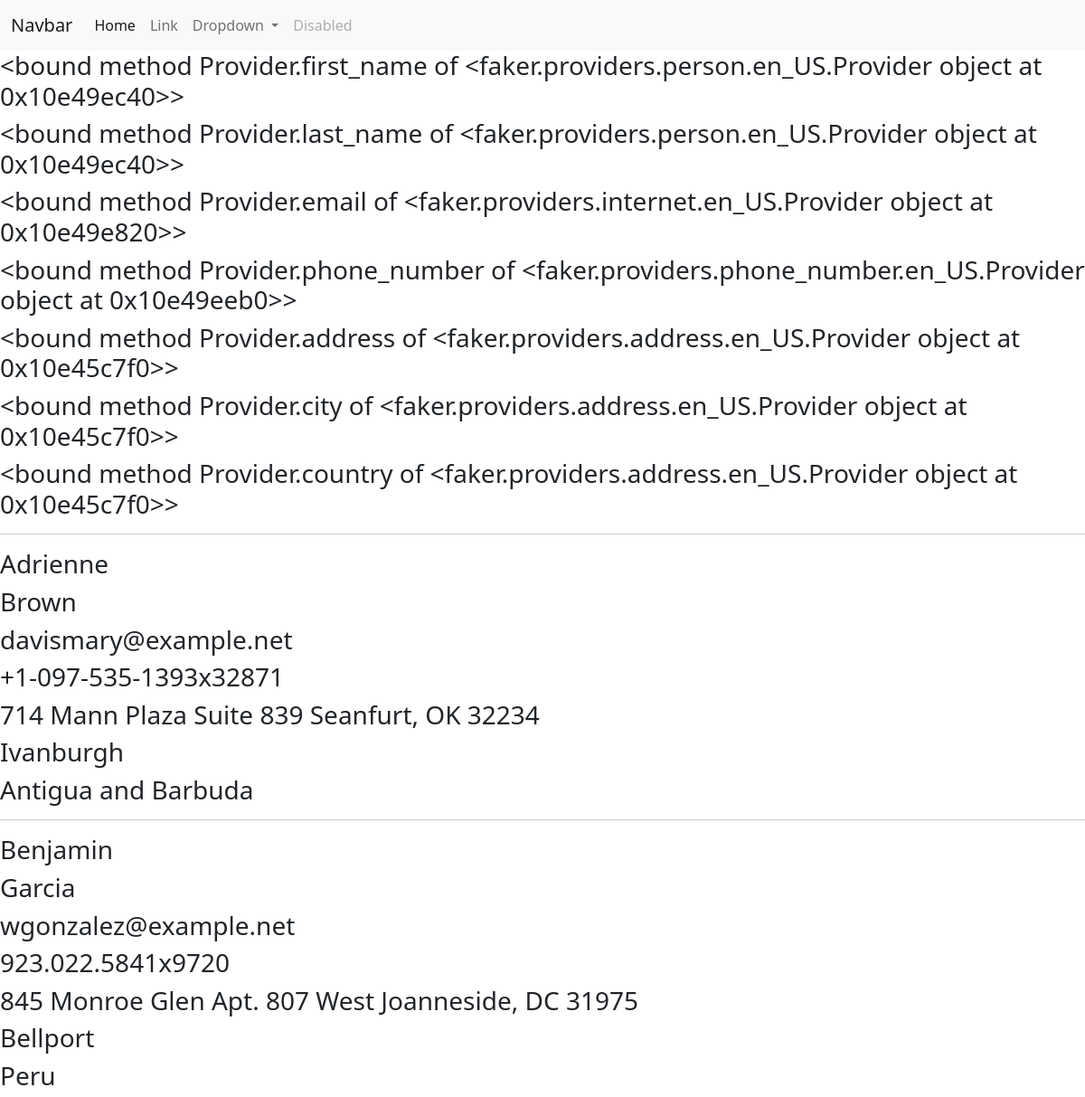
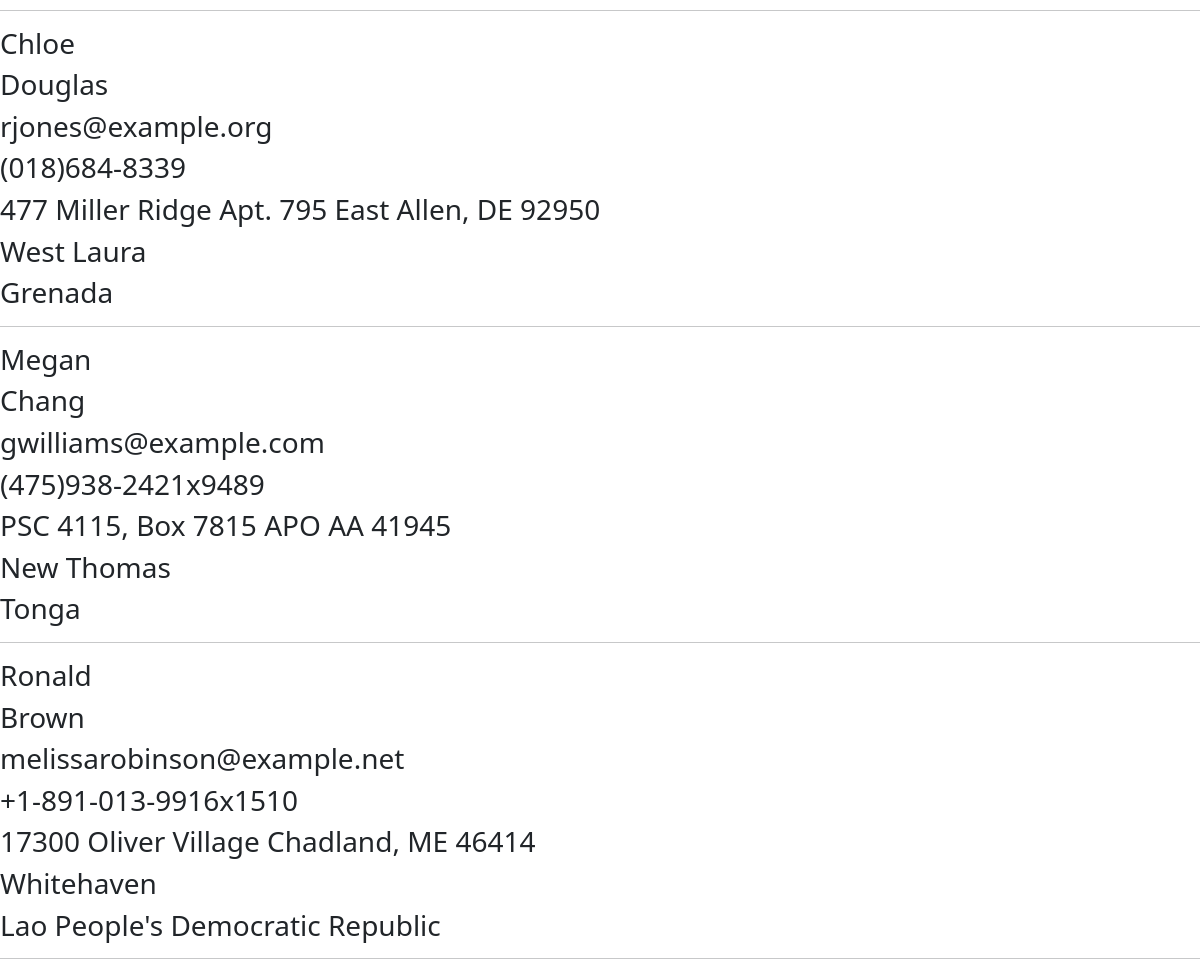
Screenshot of /rent/customer/ with the database file from the repository (2 pictures, top to bottom).
### rent/models.py (models this page shows)
class Customer (models.Model):
    first_name = models.CharField (max_length =200 )
    last_name = models.CharField (max_length =200 )
    email = models.EmailField (max_length =200 )
    phone_number = models.CharField (max_length =200 )
    address = models.CharField (max_length =200 )
    city = models.CharField (max_length =200 )
    country = models.CharField (max_length =200 )

### rent/views.py (the view)
# urls.py: path('customer/', customer, name = 'customer'),
def customer (request):
    all_customers = Customer.objects.all().order_by('first_name')
    return render (request, 'customers.html', {'all_customers': all_customers})

### rent/templates/customers.html
{% extends 'base.html' %}
{% block content %}
{% for customer in all_customers %}
<h3>{{customer.first_name}}</h3>
<h3>{{customer.last_name}}</h3>
<h3>{{customer.email}}</h3>
<h3>{{customer.phone_number}}</h3>
<h3>{{customer.address}}</h3>
<h3>{{customer.city}}</h3>
<h3>{{customer.country}}</h3>
<hr>
{% endfor %}
{% endblock %}

### rent/templates/base.html (shortened to what this page needs)
<!DOCTYPE html>
<html lang="en">
<head>
    <link href="https://cdn.jsdelivr.net/npm/bootstrap@5.1.3/dist/css/bootstrap.min.css" rel="stylesheet"
>
</head>
<body>
    <nav class="navbar navbar-expand-lg navbar-light bg-light">
        <div class="container-fluid">
            <a class="navbar-brand" href="#">Navbar</a>
            <div class="collapse navbar-collapse" id="navbarSupportedContent">
                <ul class="navbar-nav me-auto mb-2 mb-lg-0">
                    <li class="nav-item">
                        <a class="nav-link active" aria-current="page" href="#">Home</a>
                    </li>
                    <li class="nav-item">
                        <a class="nav-link" href="#">Link</a>
                    </li>
                    <li class="nav-item dropdown">
                        <a class="nav-link dropdown-toggle" href="#" id="navbarDropdown" role="button"
                            data-bs-toggle="dropdown" aria-expanded="false">
                            Dropdown
                        </a>
                    </li>
                    <li class="nav-item">
                        <a class="nav-link disabled">Disabled</a>
                    </li>
                </ul>
            </div>
        </div>
    </nav>
    {% block content %}
    {% endblock %}
</body>
</html>

### rows the page displays
Customer: first_name "<bound method Provider.first_name of <faker.providers.person.en_US.Provider object at 0x10e49ec40>>", last_name "<bound method Provider.last_name of <faker.providers.person.en_US.Provider object at 0x10e49ec40>>", email "<bound method Provider.email of <faker.providers.internet.en_US.Provider object at 0x10e49e820>>", phone_number "<bound method Provider.phone_number of <faker.providers.phone_number.en_US.Provider object at 0x10e49eeb0>>", address "<bound method Provider.address of <faker.providers.address.en_US.Provider object at 0x10e45c7f0>>", city "<bound method Provider.city of <faker.providers.address.en_US.Provider object at 0x10e45c7f0>>", country "<bound method Provider.country of <faker.providers.address.en_US.Provider object at 0x10e45c7f0>>"
Customer: first_name "Adrienne", last_name "Brown", email "davismary@example.net", phone_number "+1-097-535-1393x32871", address "714 Mann Plaza Suite 839 Seanfurt, OK 32234", city "Ivanburgh", country "Antigua and Barbuda"
Customer: first_name "Benjamin", last_name "Garcia", email "wgonzalez@example.net", phone_number "923.022.5841x9720", address "845 Monroe Glen Apt. 807 West Joanneside, DC 31975", city "Bellport", country "Peru"
Customer: first_name "Chloe", last_name "Douglas", email "rjones@example.org", phone_number "(018)684-8339", address "477 Miller Ridge Apt. 795 East Allen, DE 92950", city "West Laura", country "Grenada"
Customer: first_name "Megan", last_name "Chang", email "gwilliams@example.com", phone_number "(475)938-2421x9489", address "PSC 4115, Box 7815 APO AA 41945", city "New Thomas", country "Tonga"
Customer: first_name "Ronald", last_name "Brown", email "melissarobinson@example.net", phone_number "+1-891-013-9916x1510", address "17300 Oliver Village Chadland, ME 46414", city "Whitehaven", country "Lao People's Democratic Republic"
